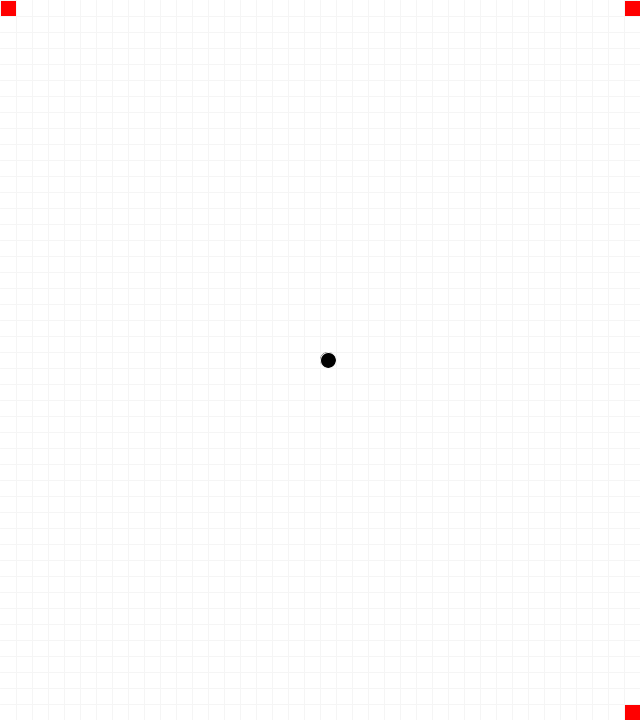
Frame 1 (no input)
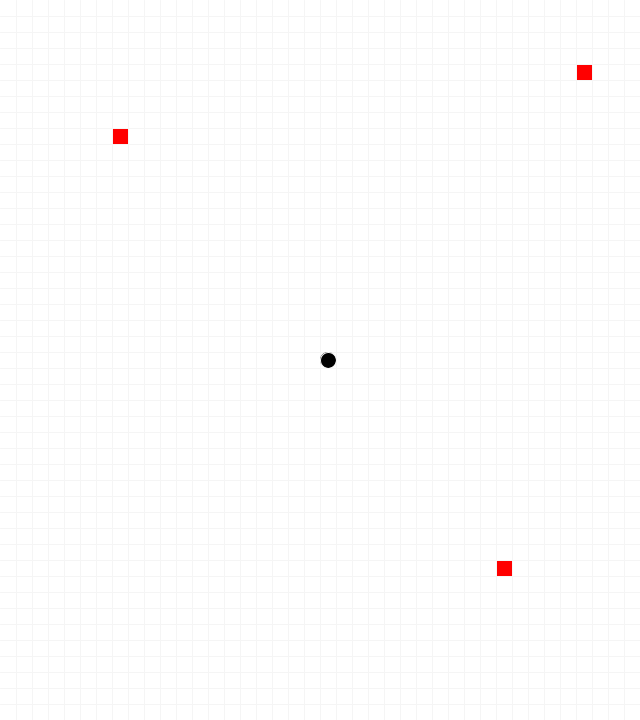
Frame 60 (the mouse pressed at the canvas centre just before this capture)
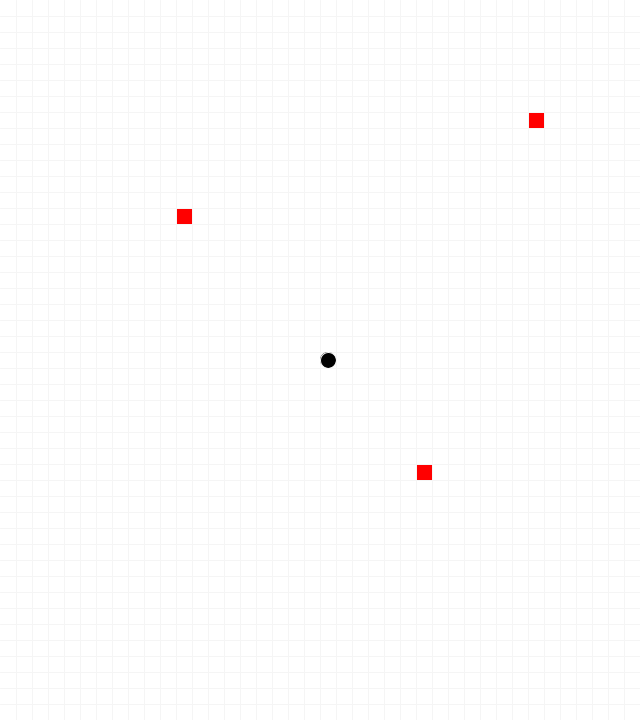
Frame 120 (the mouse held since frame 60 and released just before this capture)

The Processing sketch that drew these frames (run headless with seeded random() and noise(); from frame 60 on, the mouse is pressed at the canvas centre):

// Processing sketch: e05_obiekty_sledzace_punkt
// ── e05_obiekty_sledzace_punkt.pde
int size = 16;
int pointX, pointY;

Follower[] followers;

void setup() {
  size(640, 720);
  pointX = width/2 + size/2;
  pointY = height/2;
  
  followers = new Follower[3];
  followers[0] = new Follower(0, 0, size);
  followers[1] = new Follower(width-size, 0, size);
  followers[2] = new Follower(width-size, height-size, size);
}

void draw() {
  
  displayGrid();
  
  fill(0);
  ellipse(pointX, pointY, size, size); 
  
  for(int i = 0; i < followers.length; i++) {
    followers[i].move(pointX, pointY);
    followers[i].display();
  }
}

void keyPressed() {
  if (keyCode == LEFT) {
    pointX = pointX - size;
    if (pointX < 0) {
      //pointX = pointX + size;
      pointX = width - size/2;
    }
  } else if (keyCode == RIGHT) {
    pointX = pointX + size;
    if (pointX > width) {
      pointX = size/2;
    }
  } else if (keyCode == UP) {
    pointY = pointY - size;
    if (pointY < 0) {
      pointY = height - size/2;
    }
  } else if (keyCode == DOWN) {
    pointY = pointY + size;
    if (pointY > height) {
      pointY = size/2;
    }
  }
}

void displayGrid() {
  background(255);
  stroke(245);
  for(int i = size; i < width; i = i + size) {
    line(i, 0, i, height);    
  }
  for(int i = size; i < height; i = i + size) {
    line(0, i, width, i);    
  }
}

// ── Follower.pde
class Follower {
  float x;
  float y;

  float rx;
  float ry;
  boolean isFollowing = true;
  int timeout;

  int size;
  float easing;

  Follower(float ix, float iy, int s) {
    x = ix;
    y = iy;
    size = s;
    easing = random(0.001, 0.01);
  }

  void move(float targetX, float targetY) {

    if (isFollowing) {
      float dx = targetX - x;
      x += dx * easing;

      float dy = targetY - y;
      y += dy * easing;
    } else {
      if (timeout > 0) {

        float dx = rx - x;
        x += dx * easing;

        float dy = ry - y;
        y += dy * easing;

        timeout = timeout - 1;
      } else {
        isFollowing = true;
      }
    }
  }

  void display() {

    color red = color(255, 0, 0);

    if (isFollowing) {
      fill(red);
    } else {
      if (frameCount % 6 < 3) {
        fill(red, 0);
      } else {
        fill(red);
      }
    }

    float nx, ny;

    if (x % size > size/2) {
      nx = ceil(x/size);
    } else {
      nx = floor(x/size);
    }

    if (y % size > size/2) {
      ny = ceil(y/size);
    } else {
      ny = floor(y/size);
    }

    rect(int(nx)*size, int(ny)*size, size, size);
  }

  void goAway() {
    if (isFollowing) {
      isFollowing = false;
      timeout = int(random(60, 150));
      rx = random(width);
      ry = random(height);
    }
  }
}
